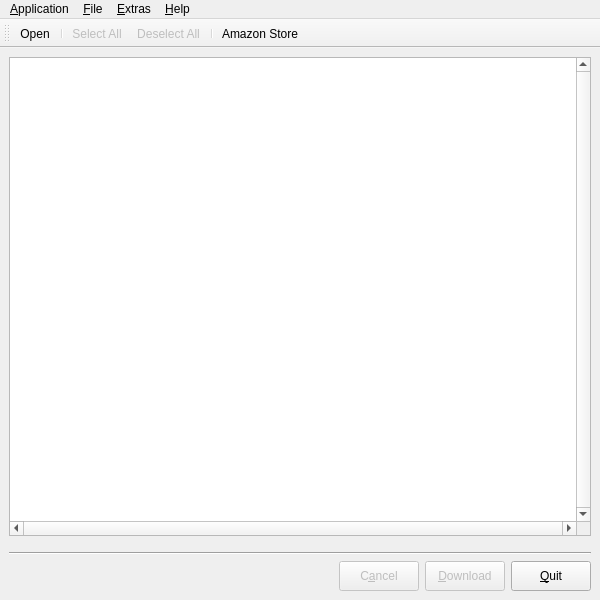
<?xml version="1.0" encoding="UTF-8"?>
<ui version="4.0">
 <class>MainWindow</class>
 <widget class="QMainWindow" name="MainWindow">
  <property name="geometry">
   <rect>
    <x>0</x>
    <y>0</y>
    <width>600</width>
    <height>600</height>
   </rect>
  </property>
  <property name="sizePolicy">
   <sizepolicy hsizetype="Preferred" vsizetype="Preferred">
    <horstretch>0</horstretch>
    <verstretch>0</verstretch>
   </sizepolicy>
  </property>
  <property name="minimumSize">
   <size>
    <width>600</width>
    <height>600</height>
   </size>
  </property>
  <property name="maximumSize">
   <size>
    <width>2560</width>
    <height>1400</height>
   </size>
  </property>
  <property name="windowTitle">
   <string>MainWindow</string>
  </property>
  <property name="windowIcon">
   <iconset resource="../ressource/qlamz.qrc">
    <normaloff>:/icons/icons/29119-amazon.png</normaloff>:/icons/icons/29119-amazon.png</iconset>
  </property>
  <widget class="QWidget" name="centralwidget">
   <layout class="QGridLayout" name="gridLayout">
    <item row="0" column="0">
     <layout class="QVBoxLayout" name="verticalLayout">
      <item>
       <layout class="QHBoxLayout" name="horizontalLayout_3"/>
      </item>
      <item>
       <widget class="QTableView" name="tableViewTracks">
        <property name="verticalScrollBarPolicy">
         <enum>Qt::ScrollBarAlwaysOn</enum>
        </property>
        <property name="horizontalScrollBarPolicy">
         <enum>Qt::ScrollBarAlwaysOn</enum>
        </property>
        <property name="editTriggers">
         <set>QAbstractItemView::AllEditTriggers</set>
        </property>
        <property name="dragDropOverwriteMode">
         <bool>false</bool>
        </property>
        <property name="alternatingRowColors">
         <bool>true</bool>
        </property>
        <property name="selectionMode">
         <enum>QAbstractItemView::SingleSelection</enum>
        </property>
        <property name="selectionBehavior">
         <enum>QAbstractItemView::SelectRows</enum>
        </property>
        <property name="verticalScrollMode">
         <enum>QAbstractItemView::ScrollPerPixel</enum>
        </property>
        <property name="horizontalScrollMode">
         <enum>QAbstractItemView::ScrollPerPixel</enum>
        </property>
        <property name="showGrid">
         <bool>false</bool>
        </property>
        <property name="wordWrap">
         <bool>false</bool>
        </property>
        <attribute name="horizontalHeaderDefaultSectionSize">
         <number>25</number>
        </attribute>
        <attribute name="horizontalHeaderMinimumSectionSize">
         <number>25</number>
        </attribute>
        <attribute name="horizontalHeaderStretchLastSection">
         <bool>false</bool>
        </attribute>
        <attribute name="verticalHeaderVisible">
         <bool>false</bool>
        </attribute>
        <attribute name="verticalHeaderDefaultSectionSize">
         <number>25</number>
        </attribute>
       </widget>
      </item>
      <item>
       <layout class="QVBoxLayout" name="verticalLayout_5">
        <item>
         <spacer name="verticalSpacer">
          <property name="orientation">
           <enum>Qt::Vertical</enum>
          </property>
          <property name="sizeType">
           <enum>QSizePolicy::Fixed</enum>
          </property>
          <property name="sizeHint" stdset="0">
           <size>
            <width>20</width>
            <height>10</height>
           </size>
          </property>
         </spacer>
        </item>
        <item>
         <widget class="Line" name="line_2">
          <property name="orientation">
           <enum>Qt::Horizontal</enum>
          </property>
         </widget>
        </item>
        <item>
         <layout class="QHBoxLayout" name="horizontalLayout">
          <item>
           <spacer name="horizontalSpacer">
            <property name="orientation">
             <enum>Qt::Horizontal</enum>
            </property>
            <property name="sizeHint" stdset="0">
             <size>
              <width>40</width>
              <height>20</height>
             </size>
            </property>
           </spacer>
          </item>
          <item>
           <widget class="QPushButton" name="buttonCancel">
            <property name="enabled">
             <bool>false</bool>
            </property>
            <property name="sizePolicy">
             <sizepolicy hsizetype="Minimum" vsizetype="Preferred">
              <horstretch>0</horstretch>
              <verstretch>0</verstretch>
             </sizepolicy>
            </property>
            <property name="minimumSize">
             <size>
              <width>0</width>
              <height>30</height>
             </size>
            </property>
            <property name="text">
             <string>C&amp;ancel</string>
            </property>
           </widget>
          </item>
          <item>
           <widget class="QPushButton" name="buttonDownload">
            <property name="enabled">
             <bool>false</bool>
            </property>
            <property name="minimumSize">
             <size>
              <width>0</width>
              <height>30</height>
             </size>
            </property>
            <property name="text">
             <string>&amp;Download</string>
            </property>
            <property name="icon">
             <iconset resource="../ressource/qlamz.qrc">
              <normaloff>:/icons/icons/actions/download.png</normaloff>:/icons/icons/actions/download.png</iconset>
            </property>
           </widget>
          </item>
          <item>
           <widget class="QPushButton" name="buttonQuit">
            <property name="minimumSize">
             <size>
              <width>0</width>
              <height>30</height>
             </size>
            </property>
            <property name="text">
             <string>&amp;Quit</string>
            </property>
            <property name="icon">
             <iconset resource="../ressource/qlamz.qrc">
              <normaloff>:/icons/icons/actions/application-exit.png</normaloff>:/icons/icons/actions/application-exit.png</iconset>
            </property>
           </widget>
          </item>
         </layout>
        </item>
       </layout>
      </item>
     </layout>
    </item>
   </layout>
  </widget>
  <widget class="QMenuBar" name="menubar">
   <property name="geometry">
    <rect>
     <x>0</x>
     <y>0</y>
     <width>600</width>
     <height>20</height>
    </rect>
   </property>
   <widget class="QMenu" name="menu_Application">
    <property name="title">
     <string>&amp;Application</string>
    </property>
    <addaction name="actionSettings"/>
    <addaction name="separator"/>
    <addaction name="actionQuit"/>
   </widget>
   <widget class="QMenu" name="menu_Help">
    <property name="title">
     <string>&amp;Help</string>
    </property>
    <addaction name="actionAboutQt"/>
    <addaction name="actionAbout"/>
   </widget>
   <widget class="QMenu" name="menu_File">
    <property name="title">
     <string>&amp;File</string>
    </property>
    <widget class="QMenu" name="menuRecentFiles">
     <property name="title">
      <string>Recent Files</string>
     </property>
    </widget>
    <addaction name="actionOpen"/>
    <addaction name="menuRecentFiles"/>
   </widget>
   <widget class="QMenu" name="menu_Extras">
    <property name="title">
     <string>&amp;Extras</string>
    </property>
    <widget class="QMenu" name="menuAmazonCookie">
     <property name="title">
      <string>Amazon Cookie</string>
     </property>
     <addaction name="actionCookieAmazonDe"/>
    </widget>
    <addaction name="menuAmazonCookie"/>
    <addaction name="actionAmazonStore"/>
    <addaction name="actionErrorLog"/>
    <addaction name="actionShowXMLContent"/>
   </widget>
   <addaction name="menu_Application"/>
   <addaction name="menu_File"/>
   <addaction name="menu_Extras"/>
   <addaction name="menu_Help"/>
  </widget>
  <widget class="QToolBar" name="toolBar">
   <property name="windowTitle">
    <string>toolBar</string>
   </property>
   <property name="toolButtonStyle">
    <enum>Qt::ToolButtonTextBesideIcon</enum>
   </property>
   <attribute name="toolBarArea">
    <enum>TopToolBarArea</enum>
   </attribute>
   <attribute name="toolBarBreak">
    <bool>false</bool>
   </attribute>
   <addaction name="actionOpen"/>
   <addaction name="separator"/>
   <addaction name="actionSelectAll"/>
   <addaction name="actionDeselectAll"/>
   <addaction name="separator"/>
   <addaction name="actionAmazonStore"/>
  </widget>
  <action name="actionSettings">
   <property name="icon">
    <iconset resource="../ressource/qlamz.qrc">
     <normaloff>:/icons/icons/actions/configure.png</normaloff>:/icons/icons/actions/configure.png</iconset>
   </property>
   <property name="text">
    <string>&amp;Settings</string>
   </property>
   <property name="shortcut">
    <string>Ctrl+S</string>
   </property>
  </action>
  <action name="actionQuit">
   <property name="icon">
    <iconset resource="../ressource/qlamz.qrc">
     <normaloff>:/icons/icons/actions/application-exit.png</normaloff>:/icons/icons/actions/application-exit.png</iconset>
   </property>
   <property name="text">
    <string>&amp;Quit</string>
   </property>
   <property name="shortcut">
    <string>Ctrl+Q</string>
   </property>
  </action>
  <action name="actionAbout">
   <property name="icon">
    <iconset resource="../ressource/qlamz.qrc">
     <normaloff>:/icons/icons/actions/help-about.png</normaloff>:/icons/icons/actions/help-about.png</iconset>
   </property>
   <property name="text">
    <string>&amp;About qlamz</string>
   </property>
   <property name="shortcut">
    <string>Ctrl+?</string>
   </property>
  </action>
  <action name="actionOpen">
   <property name="icon">
    <iconset resource="../ressource/qlamz.qrc">
     <normaloff>:/icons/icons/actions/document-open.png</normaloff>:/icons/icons/actions/document-open.png</iconset>
   </property>
   <property name="text">
    <string>&amp;Open</string>
   </property>
   <property name="shortcut">
    <string>Ctrl+O</string>
   </property>
  </action>
  <action name="actionSelectAll">
   <property name="enabled">
    <bool>false</bool>
   </property>
   <property name="icon">
    <iconset resource="../ressource/qlamz.qrc">
     <normaloff>:/icons/icons/actions/dialog-ok-apply.png</normaloff>:/icons/icons/actions/dialog-ok-apply.png</iconset>
   </property>
   <property name="text">
    <string>Select All</string>
   </property>
  </action>
  <action name="actionDeselectAll">
   <property name="enabled">
    <bool>false</bool>
   </property>
   <property name="icon">
    <iconset resource="../ressource/qlamz.qrc">
     <normaloff>:/icons/icons/actions/edit-delete.png</normaloff>:/icons/icons/actions/edit-delete.png</iconset>
   </property>
   <property name="text">
    <string>Deselect All</string>
   </property>
  </action>
  <action name="actionCookieAmazonDe">
   <property name="text">
    <string>Amazon.de</string>
   </property>
  </action>
  <action name="actionAboutQt">
   <property name="text">
    <string>About Qt</string>
   </property>
  </action>
  <action name="actionAmazonStore">
   <property name="icon">
    <iconset resource="../ressource/qlamz.qrc">
     <normaloff>:/icons/icons/29119-amazon.png</normaloff>:/icons/icons/29119-amazon.png</iconset>
   </property>
   <property name="text">
    <string>Amazon Store</string>
   </property>
   <property name="toolTip">
    <string>Open the amazon store webpage in your default Browser.</string>
   </property>
   <property name="shortcut">
    <string>Ctrl+A</string>
   </property>
  </action>
  <action name="actionErrorLog">
   <property name="text">
    <string>Error Log</string>
   </property>
   <property name="toolTip">
    <string>Show the last error log</string>
   </property>
   <property name="shortcut">
    <string>Ctrl+E</string>
   </property>
  </action>
  <action name="actionShowXMLContent">
   <property name="text">
    <string>Show XML Content</string>
   </property>
  </action>
 </widget>
 <resources>
  <include location="../ressource/qlamz.qrc"/>
 </resources>
 <connections>
  <connection>
   <sender>buttonQuit</sender>
   <signal>clicked()</signal>
   <receiver>MainWindow</receiver>
   <slot>close()</slot>
   <hints>
    <hint type="sourcelabel">
     <x>592</x>
     <y>592</y>
    </hint>
    <hint type="destinationlabel">
     <x>234</x>
     <y>328</y>
    </hint>
   </hints>
  </connection>
  <connection>
   <sender>actionQuit</sender>
   <signal>triggered()</signal>
   <receiver>MainWindow</receiver>
   <slot>close()</slot>
   <hints>
    <hint type="sourcelabel">
     <x>-1</x>
     <y>-1</y>
    </hint>
    <hint type="destinationlabel">
     <x>234</x>
     <y>311</y>
    </hint>
   </hints>
  </connection>
  <connection>
   <sender>buttonDownload</sender>
   <signal>clicked()</signal>
   <receiver>MainWindow</receiver>
   <slot>startDownload()</slot>
   <hints>
    <hint type="sourcelabel">
     <x>509</x>
     <y>592</y>
    </hint>
    <hint type="destinationlabel">
     <x>224</x>
     <y>324</y>
    </hint>
   </hints>
  </connection>
  <connection>
   <sender>buttonCancel</sender>
   <signal>clicked()</signal>
   <receiver>MainWindow</receiver>
   <slot>cancelDownload()</slot>
   <hints>
    <hint type="sourcelabel">
     <x>390</x>
     <y>591</y>
    </hint>
    <hint type="destinationlabel">
     <x>224</x>
     <y>324</y>
    </hint>
   </hints>
  </connection>
  <connection>
   <sender>actionOpen</sender>
   <signal>triggered()</signal>
   <receiver>MainWindow</receiver>
   <slot>openAmazonFile()</slot>
   <hints>
    <hint type="sourcelabel">
     <x>-1</x>
     <y>-1</y>
    </hint>
    <hint type="destinationlabel">
     <x>299</x>
     <y>299</y>
    </hint>
   </hints>
  </connection>
  <connection>
   <sender>actionSettings</sender>
   <signal>triggered()</signal>
   <receiver>MainWindow</receiver>
   <slot>settings()</slot>
   <hints>
    <hint type="sourcelabel">
     <x>-1</x>
     <y>-1</y>
    </hint>
    <hint type="destinationlabel">
     <x>299</x>
     <y>299</y>
    </hint>
   </hints>
  </connection>
  <connection>
   <sender>actionDeselectAll</sender>
   <signal>triggered()</signal>
   <receiver>MainWindow</receiver>
   <slot>deselectAll()</slot>
   <hints>
    <hint type="sourcelabel">
     <x>-1</x>
     <y>-1</y>
    </hint>
    <hint type="destinationlabel">
     <x>299</x>
     <y>299</y>
    </hint>
   </hints>
  </connection>
  <connection>
   <sender>actionSelectAll</sender>
   <signal>triggered()</signal>
   <receiver>MainWindow</receiver>
   <slot>selectAll()</slot>
   <hints>
    <hint type="sourcelabel">
     <x>-1</x>
     <y>-1</y>
    </hint>
    <hint type="destinationlabel">
     <x>299</x>
     <y>299</y>
    </hint>
   </hints>
  </connection>
  <connection>
   <sender>actionAbout</sender>
   <signal>triggered()</signal>
   <receiver>MainWindow</receiver>
   <slot>about()</slot>
   <hints>
    <hint type="sourcelabel">
     <x>-1</x>
     <y>-1</y>
    </hint>
    <hint type="destinationlabel">
     <x>299</x>
     <y>299</y>
    </hint>
   </hints>
  </connection>
  <connection>
   <sender>actionCookieAmazonDe</sender>
   <signal>triggered()</signal>
   <receiver>MainWindow</receiver>
   <slot>cookieAmazonDe()</slot>
   <hints>
    <hint type="sourcelabel">
     <x>-1</x>
     <y>-1</y>
    </hint>
    <hint type="destinationlabel">
     <x>299</x>
     <y>299</y>
    </hint>
   </hints>
  </connection>
  <connection>
   <sender>actionAboutQt</sender>
   <signal>triggered()</signal>
   <receiver>MainWindow</receiver>
   <slot>aboutQt()</slot>
   <hints>
    <hint type="sourcelabel">
     <x>-1</x>
     <y>-1</y>
    </hint>
    <hint type="destinationlabel">
     <x>299</x>
     <y>299</y>
    </hint>
   </hints>
  </connection>
  <connection>
   <sender>actionErrorLog</sender>
   <signal>triggered()</signal>
   <receiver>MainWindow</receiver>
   <slot>showErrorLog()</slot>
   <hints>
    <hint type="sourcelabel">
     <x>-1</x>
     <y>-1</y>
    </hint>
    <hint type="destinationlabel">
     <x>299</x>
     <y>299</y>
    </hint>
   </hints>
  </connection>
  <connection>
   <sender>actionAmazonStore</sender>
   <signal>triggered()</signal>
   <receiver>MainWindow</receiver>
   <slot>openAmazonStore()</slot>
   <hints>
    <hint type="sourcelabel">
     <x>-1</x>
     <y>-1</y>
    </hint>
    <hint type="destinationlabel">
     <x>299</x>
     <y>299</y>
    </hint>
   </hints>
  </connection>
  <connection>
   <sender>actionShowXMLContent</sender>
   <signal>triggered()</signal>
   <receiver>MainWindow</receiver>
   <slot>showXMLContent()</slot>
   <hints>
    <hint type="sourcelabel">
     <x>-1</x>
     <y>-1</y>
    </hint>
    <hint type="destinationlabel">
     <x>299</x>
     <y>299</y>
    </hint>
   </hints>
  </connection>
 </connections>
 <slots>
  <slot>openAmazonFile()</slot>
  <slot>openDownloadDir()</slot>
  <slot>updateDownloadButton()</slot>
  <slot>startDownload()</slot>
  <slot>cancelDownload()</slot>
  <slot>settings()</slot>
  <slot>selectAll()</slot>
  <slot>deselectAll()</slot>
  <slot>about()</slot>
  <slot>cookieAmazonDe()</slot>
  <slot>aboutQt()</slot>
  <slot>showErrorLog()</slot>
  <slot>openAmazonStore()</slot>
  <slot>showXMLContent()</slot>
 </slots>
</ui>
